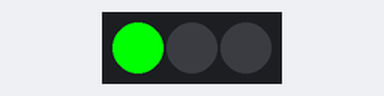
The sketch below on a simulated Arduino Uno, built with avr-gcc and run on an emulated ATmega328P. On the bench: 3 RGB LEDs in strip order, left to right.

Above: at 0.12 s.
At 1.37 s:
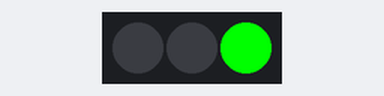
At 2.63 s:
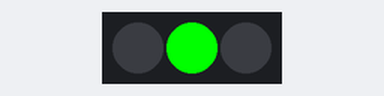
Timing chart, 0 to 3.0 s (numbered marks = the images above):
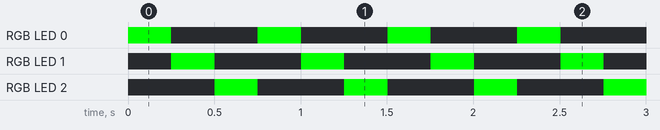

Measured:
- by itself, RGB LED 0–2: alternates RGB(0, 255, 0) for 0.25 s and off for 0.50 s
- by itself, everything shown: repeats every 0.75 s, in 3 steps

The sketch:

Pixel_cord.ino
```cpp
#include <Adafruit_NeoPixel.h>

#define LED_PIN 6     // Data pin connected to LEDs
#define NUM_LEDS 3    // Number of LEDs

Adafruit_NeoPixel pixels(NUM_LEDS, LED_PIN, NEO_GRB + NEO_KHZ800);

void setup() {
    pixels.begin();  // Initialize NeoPixel library
    pixels.show();   // Turn off all LEDs at start
}

void loop() {
    for(int i = 0; i < NUM_LEDS; i++) {
        pixels.setPixelColor(i, pixels.Color(0, 255, 0)); // Red color
        pixels.show();
        delay(250);  // Wait half a second
        pixels.setPixelColor(i, pixels.Color(0, 0, 0)); // Turn off LED
        pixels.show();
    }
}
```
